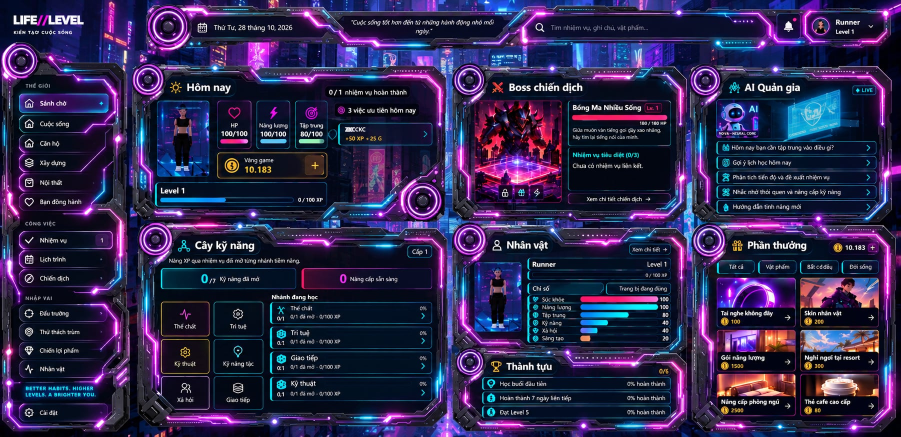
#> input picture references/life-level-dashboard-reference.png, 1801 x 873 px (shown at 1/2 size)
$ python extract_reference_boss_art.py
#> lines starting #> are read from the running program, lines starting #| are printed output that depends on the picture
"""Extract only the non-interactive boss illustration from the supplied HUD reference.

The lower artwork fades into the existing source asset so the live icon buttons
and dynamic boss information are never baked into a reused image.
"""

from pathlib import Path
from PIL import Image

ROOT = Path(__file__).resolve().parents[1]
reference = Image.open(ROOT / "references/life-level-dashboard-reference.png").convert("RGBA")
art = reference.crop((944, 202, 1123, 404))
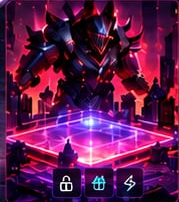
#> art: PIL image 179x202 RGBA; mean R, G, B, A 93.7, 25.4, 75.5, 255
pixels = art.load()

for y in range(art.height):
    for x in range(art.width):
        if x < 6 or y >= 168:
            alpha = 0
        elif y <= 150:
            alpha = 255
        else:
            alpha = round(255 * (168 - y) / 18)
        r, g, b, _ = pixels[x, y]
        pixels[x, y] = r, g, b, alpha

target = ROOT / "public/assets/reference-hud/boss-art-overlay.png"
target.parent.mkdir(parents=True, exist_ok=True)
art.save(target)
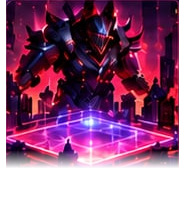
#> saved as boss-art-overlay.png: PIL image 179x202 RGBA; mean R, G, B, A 93.7, 25.4, 75.5, 194.6; transparent parts drawn white
print(target)

$ run again, with 1792233076456_6888975338293250097_6888975338293250097_073e98f6d35c24ed3f6e3a4430c7ebee.jpg saved as references/life-level-dashboard-reference.png
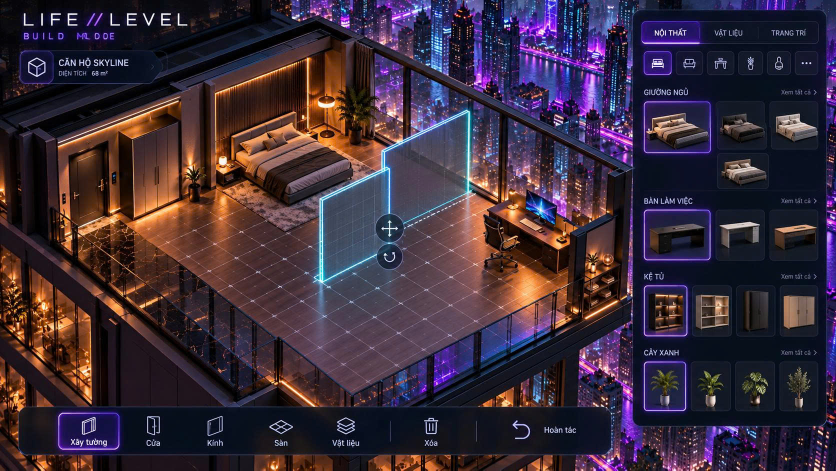
#> input picture 1792233076456_6888975338293250097_6888975338293250097_073e98f6d35c24ed3f6e3a4430c7ebee.jpg, 1672 x 941 px (shown at 1/2 size)
#> `art = reference.crop((944, 202, 1123, 404))`:
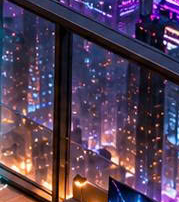
#> art: PIL image 179x202 RGBA; mean R, G, B, A 81.6, 62, 84.6, 255
#> `art.save(target)`:
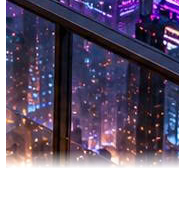
#> saved as boss-art-overlay.png: PIL image 179x202 RGBA; mean R, G, B, A 81.6, 62, 84.6, 194.6; transparent parts drawn white

$ run again, with 1792233085692_6888975338293250097_6888975338293250097_0932f0d232b0dfdfd7b5c6e415a7774e.jpg saved as references/life-level-dashboard-reference.png
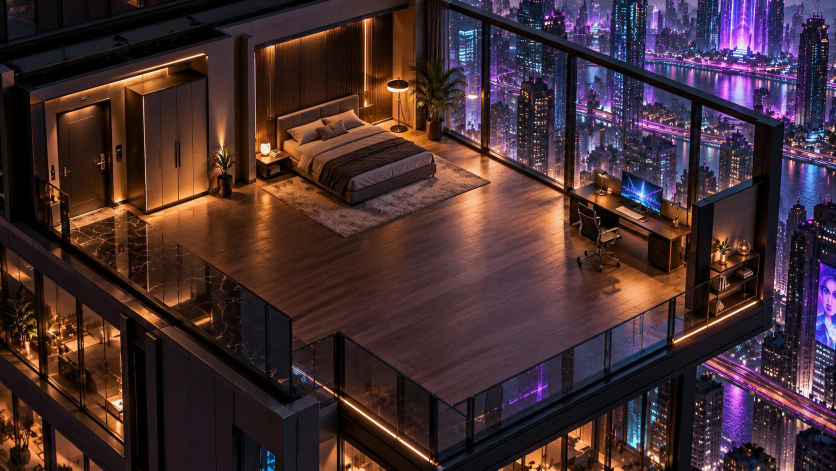
#> input picture 1792233085692_6888975338293250097_6888975338293250097_0932f0d232b0dfdfd7b5c6e415a7774e.jpg, 1672 x 941 px (shown at 1/2 size)
#> `art = reference.crop((944, 202, 1123, 404))`:
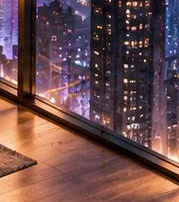
#> art: PIL image 179x202 RGBA; mean R, G, B, A 107.6, 75.5, 76.8, 255
#> `art.save(target)`:
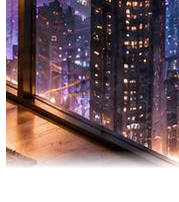
#> saved as boss-art-overlay.png: PIL image 179x202 RGBA; mean R, G, B, A 107.6, 75.5, 76.8, 194.6; transparent parts drawn white
